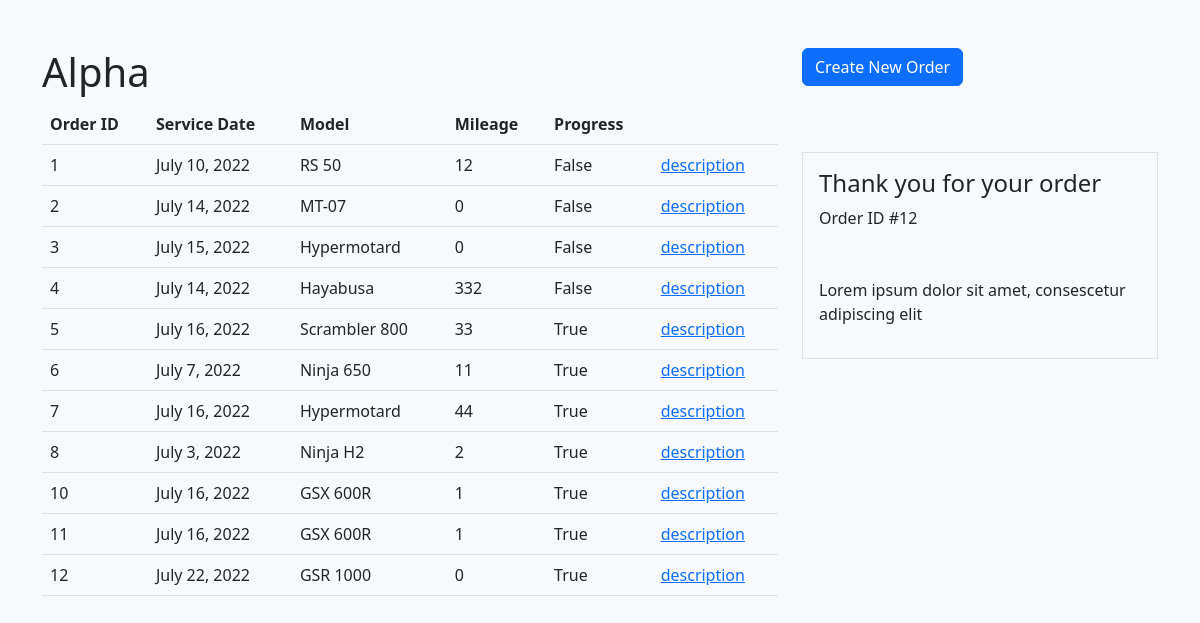
/my_orders/ (signed in), run on an earlier commit of the app's database.
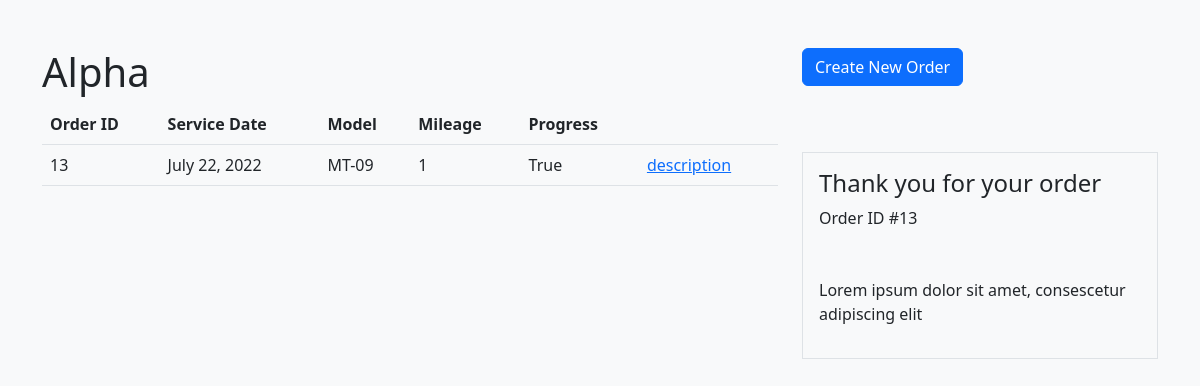
And on a later commit of the database.
### kodius/models.py (models this page shows, shortened)
class Order(models.Model):
    user = models.ForeignKey(User, on_delete=models.CASCADE)
    brand = models.ForeignKey(Brand, on_delete=models.SET_NULL, blank=True, null=True)
    model = models.ForeignKey(Model, on_delete=models.SET_NULL, blank=True, null=True)
    model_year = models.IntegerField(null=True)
    mileage = models.IntegerField(null=True)
    choose_date = models.DateField(null=True)
    chain_change_price = models.BooleanField(null=True, default=False)
    oil_and_oil_filter_change_price = models.BooleanField(null=True, default=False)
    air_filter_change_price = models.BooleanField(null=True, default=False)
    brake_fluid_change_price = models.BooleanField(null=True, default=False)
    order_status = models.BooleanField(null=True, default=True)

class Model(models.Model):
    brand = models.ForeignKey(Brand, on_delete=models.CASCADE)
    name = models.CharField(max_length=200, null=True)
    last_supported_year = models.IntegerField(null=True)
    chain_change_price = models.FloatField(null=True)
    oil_and_oil_filter_change_price = models.FloatField(null=True)
    air_filter_change_price = models.FloatField(null=True)
    brake_fluid_change_price = models.FloatField(null=True)
    def __str__(self):
        return self.name

### kodius/views.py (the view)
# urls.py: path('my_orders/', OrderListView.as_view(template_name="kodius/my_orders.html"), name="my_orders"),
class OrderListView(ListView):
    orders: Order = Order
    context_object_name: str = 'orders'
    def get_context_data(self, **kwargs):
        context = super().get_context_data(**kwargs)
        print(context)
        context['last_order_id'] = Order.objects.last()
        return context
    def get_queryset(self):
        return Order.objects.filter(user=self.request.user)

### kodius/templates/kodius/my_orders.html (shortened to what this page needs)
<!doctype html>
{% load crispy_forms_tags %}
<html lang="en" xmlns="http://www.w3.org/1999/html">
  <head>
    <link rel="stylesheet" href="https://cdnjs.cloudflare.com/ajax/libs/tempusdominus-bootstrap-4/5.1.2/css/tempusdominus-bootstrap-4.min.css" />
    <link href="https://cdn.jsdelivr.net/npm/bootstrap@5.2.0-beta1/dist/css/bootstrap.min.css" rel="stylesheet">
  </head>
  <body class="bg-light">
  <div class="container mt-5">
      <div class="row">
          <div class="col-8">
              <h1>Alpha</h1>
          </div>
          <div class="col-4">
              <a class="btn btn-primary" href="{% url 'new_order' %}">Create New Order</a>
          </div>
      </div>
  </div>
      <div class="container">
      <div class="row">
        <div class="col-8">
              <table class="table">
                  <thead>
                    <tr>
                      <th scope="col">Order ID</th>
                      <th scope="col">Service Date</th>
                      <th scope="col">Model</th>
                      <th scope="col">Mileage</th>
                      <th scope="col">Progress</th>
                      <th scope="col"></th>
                    </tr>
                  </thead>
                  <tbody>
                  {% for order in orders %}
                    <tr>
                      <td>{{ order.id }}</td>
                      <td>{{ order.choose_date }}</td>
                      <td>{{ order.model }}</td>
                      <td>{{ order.mileage }}</td>
                      <td>{{ order.order_status }}</td>
                      <td><a href="{% url 'order_details' order.id %}">description</a></td>
                    </tr>
                  {% endfor %}
                  </tbody>
                </table>
        </div>
        <div class="col-4">
          <div class="container border mt-5 p-3">
                    <h4>Thank you for your order</h4>
                        <p>Order ID #{{ last_order_id.id }}</p>
                    <div class="mt-5">
                        <p>Lorem ipsum dolor sit amet, consescetur adipiscing elit</p>
                    </div>
                </div>
        </div>
      </div>
    </div>
  </body>
</html>

What changed in the data, as far as the page shows it:
removed Order: id "1", choose_date "July 10, 2022", model "RS 50", mileage "12", order_status "False"
removed Order: id "2", choose_date "July 14, 2022", model "MT-07", mileage "0", order_status "False"
removed Order: id "3", choose_date "July 15, 2022", model "Hypermotard", mileage "0", order_status "False"
removed Order: id "4", choose_date "July 14, 2022", model "Hayabusa", mileage "332", order_status "False"
removed Order: id "5", choose_date "July 16, 2022", model "Scrambler 800", mileage "33", order_status "True"
removed Order: id "6", choose_date "July 7, 2022", model "Ninja 650", mileage "11", order_status "True"
removed Order: id "7", choose_date "July 16, 2022", model "Hypermotard", mileage "44", order_status "True"
removed Order: id "8", choose_date "July 3, 2022", model "Ninja H2", mileage "2", order_status "True"
removed Order: id "10", choose_date "July 16, 2022", model "GSX 600R", mileage "1", order_status "True"
removed Order: id "11", choose_date "July 16, 2022", model "GSX 600R", mileage "1", order_status "True"
removed Order: id "12", choose_date "July 22, 2022", model "GSR 1000", mileage "0", order_status "True"
added Order: id "13", choose_date "July 22, 2022", model "MT-09", mileage "1", order_status "True"
